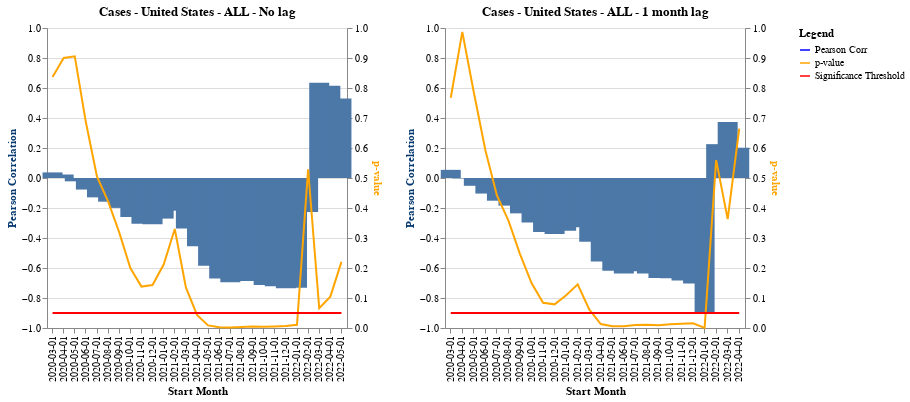

This figure's notebook cell:
### Markdown cell above
### 4.2 - New Cases / Passenger Counts, zero lag vs. one month lag

### Code cell
print('\n')
print('When correlating passenger counts with new covid cases, we see a stronger correlation when')
print('we implement a one month lag between the travel data and the covid data.')

covid_column = 'cases'
numlag = 'both'
process_loc(compiled_df, covid_column, numMonthsCutoff, numlag, 
            default_loc_code, default_loc_name, default_carrier, 
            date_from, date_to)

### Figure 1 — Vega-Lite specification as saved in the notebook (floating-point values rounded to 4 significant figures)
{"config": {"view": {"continuousWidth": 400, "continuousHeight": 300}}, "concat": [{"layer": [{"mark": {"type": "bar", "size": 20}, "encoding": {"x": {"type": "nominal", "axis": {"tickMinStep": 1}, "field": "Start Month"}, "y": {"type": "quantitative", "axis": {"title": "Pearson Correlation", "titleColor": "#063970"}, "field": "Pearson Corr", "scale": {"domain": [-1, 1]}}}}, {"mark": "line", "encoding": {"color": {"type": "nominal", "field": "key", "legend": {"title": "Legend"}, "scale": {"domain": ["Pearson Corr", "p-value", "Significance Threshold"], "range": ["blue", "orange", "red"]}}, "x": {"type": "nominal", "axis": {"tickMinStep": 1}, "field": "Start Month"}, "y": {"type": "quantitative", "axis": {"title": "p-value", "titleColor": "orange"}, "field": "value", "scale": {"domain": [0, 1]}}}, "transform": [{"fold": ["p-value", "Significance Threshold"]}]}], "data": {"name": "data-631b6122e6677764130ad4f588135c28"}, "height": 300, "resolve": {"scale": {"y": "independent"}}, "title": "Cases - United States - ALL - No lag", "width": 300}, {"layer": [{"mark": {"type": "bar", "size": 20}, "encoding": {"x": {"type": "nominal", "axis": {"tickMinStep": 1}, "field": "Start Month"}, "y": {"type": "quantitative", "axis": {"title": "Pearson Correlation", "titleColor": "#063970"}, "field": "Pearson Corr", "scale": {"domain": [-1, 1]}}}}, {"mark": "line", "encoding": {"color": {"type": "nominal", "field": "key", "legend": {"title": "Legend"}, "scale": {"domain": ["Pearson Corr", "p-value", "Significance Threshold"], "range": ["blue", "orange", "red"]}}, "x": {"type": "nominal", "axis": {"tickMinStep": 1}, "field": "Start Month"}, "y": {"type": "quantitative", "axis": {"title": "p-value", "titleColor": "orange"}, "field": "value", "scale": {"domain": [0, 1]}}}, "transform": [{"fold": ["p-value", "Significance Threshold"]}]}], "data": {"name": "data-e042d3977fcc46e89f5a1efb376b8e39"}, "height": 300, "resolve": {"scale": {"y": "independent"}}, "title": "Cases - United States - ALL - 1 month lag", "width": 300}], "$schema": "https://vega.github.io/schema/vega-lite/v4.8.1.json", "datasets": {"data-631b6122e6677764130ad4f588135c28": [{"Start Month": "2020-03-01", "Pearson Corr": 0.03732, "p-value": 0.8366, "Significance Threshold": 0.05}, {"Start Month": "2020-04-01", "Pearson Corr": 0.02315, "p-value": 0.8999, "Significance Threshold": 0.05}, {"Start Month": "2020-05-01", "Pearson Corr": -0.02219, "p-value": 0.9057, "Significance Threshold": 0.05}, {"Start Month": "2020-06-01", "Pearson Corr": -0.07706, "p-value": 0.6857, "Significance Threshold": 0.05}, {"Start Month": "2020-07-01", "Pearson Corr": -0.1291, "p-value": 0.5046, "Significance Threshold": 0.05}, {"Start Month": "2020-08-01", "Pearson Corr": -0.158, "p-value": 0.4219, "Significance Threshold": 0.05}, {"Start Month": "2020-09-01", "Pearson Corr": -0.1994, "p-value": 0.3186, "Significance Threshold": 0.05}, {"Start Month": "2020-10-01", "Pearson Corr": -0.26, "p-value": 0.1996, "Significance Threshold": 0.05}, {"Start Month": "2020-11-01", "Pearson Corr": -0.305, "p-value": 0.1381, "Significance Threshold": 0.05}, {"Start Month": "2020-12-01", "Pearson Corr": -0.3079, "p-value": 0.1432, "Significance Threshold": 0.05}, {"Start Month": "2021-01-01", "Pearson Corr": -0.2707, "p-value": 0.2116, "Significance Threshold": 0.05}, {"Start Month": "2021-02-01", "Pearson Corr": -0.2179, "p-value": 0.3301, "Significance Threshold": 0.05}, {"Start Month": "2021-03-01", "Pearson Corr": -0.3369, "p-value": 0.1354, "Significance Threshold": 0.05}, {"Start Month": "2021-04-01", "Pearson Corr": -0.4554, "p-value": 0.04364, "Significance Threshold": 0.05}, {"Start Month": "2021-05-01", "Pearson Corr": -0.5848, "p-value": 0.008544, "Significance Threshold": 0.05}, {"Start Month": "2021-06-01", "Pearson Corr": -0.6699, "p-value": 0.002352, "Significance Threshold": 0.05}, {"Start Month": "2021-07-01", "Pearson Corr": -0.6951, "p-value": 0.00195, "Significance Threshold": 0.05}, {"Start Month": "2021-08-01", "Pearson Corr": -0.6865, "p-value": 0.003314, "Significance Threshold": 0.05}, {"Start Month": "2021-09-01", "Pearson Corr": -0.6866, "p-value": 0.004695, "Significance Threshold": 0.05}, {"Start Month": "2021-10-01", "Pearson Corr": -0.7128, "p-value": 0.004216, "Significance Threshold": 0.05}, {"Start Month": "2021-11-01", "Pearson Corr": -0.7212, "p-value": 0.005401, "Significance Threshold": 0.05}, {"Start Month": "2021-12-01", "Pearson Corr": -0.7353, "p-value": 0.006435, "Significance Threshold": 0.05}, {"Start Month": "2022-01-01", "Pearson Corr": -0.7313, "p-value": 0.01054, "Significance Threshold": 0.05}, {"Start Month": "2022-02-01", "Pearson Corr": -0.2265, "p-value": 0.5292, "Significance Threshold": 0.05}, {"Start Month": "2022-03-01", "Pearson Corr": 0.6355, "p-value": 0.06589, "Significance Threshold": 0.05}, {"Start Month": "2022-04-01", "Pearson Corr": 0.6151, "p-value": 0.1046, "Significance Threshold": 0.05}, {"Start Month": "2022-05-01", "Pearson Corr": 0.5308, "p-value": 0.2202, "Significance Threshold": 0.05}], "data-e042d3977fcc46e89f5a1efb376b8e39": [{"Start Month": "2020-03-01", "Pearson Corr": 0.05438, "p-value": 0.7675, "Significance Threshold": 0.05}, {"Start Month": "2020-04-01", "Pearson Corr": -0.003034, "p-value": 0.9871, "Significance Threshold": 0.05}, {"Start Month": "2020-05-01", "Pearson Corr": -0.052, "p-value": 0.7849, "Significance Threshold": 0.05}, {"Start Month": "2020-06-01", "Pearson Corr": -0.1037, "p-value": 0.5923, "Significance Threshold": 0.05}, {"Start Month": "2020-07-01", "Pearson Corr": -0.1514, "p-value": 0.4419, "Significance Threshold": 0.05}, {"Start Month": "2020-08-01", "Pearson Corr": -0.1841, "p-value": 0.3578, "Significance Threshold": 0.05}, {"Start Month": "2020-09-01", "Pearson Corr": -0.2357, "p-value": 0.2464, "Significance Threshold": 0.05}, {"Start Month": "2020-10-01", "Pearson Corr": -0.2966, "p-value": 0.1499, "Significance Threshold": 0.05}, {"Start Month": "2020-11-01", "Pearson Corr": -0.36, "p-value": 0.08404, "Significance Threshold": 0.05}, {"Start Month": "2020-12-01", "Pearson Corr": -0.3739, "p-value": 0.07879, "Significance Threshold": 0.05}, {"Start Month": "2021-01-01", "Pearson Corr": -0.3509, "p-value": 0.1093, "Significance Threshold": 0.05}, {"Start Month": "2021-02-01", "Pearson Corr": -0.3289, "p-value": 0.1454, "Significance Threshold": 0.05}, {"Start Month": "2021-03-01", "Pearson Corr": -0.4248, "p-value": 0.06193, "Significance Threshold": 0.05}, {"Start Month": "2021-04-01", "Pearson Corr": -0.5571, "p-value": 0.01321, "Significance Threshold": 0.05}, {"Start Month": "2021-05-01", "Pearson Corr": -0.6183, "p-value": 0.006238, "Significance Threshold": 0.05}, {"Start Month": "2021-06-01", "Pearson Corr": -0.6363, "p-value": 0.006031, "Significance Threshold": 0.05}, {"Start Month": "2021-07-01", "Pearson Corr": -0.6217, "p-value": 0.01013, "Significance Threshold": 0.05}, {"Start Month": "2021-08-01", "Pearson Corr": -0.6359, "p-value": 0.01084, "Significance Threshold": 0.05}, {"Start Month": "2021-09-01", "Pearson Corr": -0.6672, "p-value": 0.009142, "Significance Threshold": 0.05}, {"Start Month": "2021-10-01", "Pearson Corr": -0.6677, "p-value": 0.01263, "Significance Threshold": 0.05}, {"Start Month": "2021-11-01", "Pearson Corr": -0.6832, "p-value": 0.01432, "Significance Threshold": 0.05}, {"Start Month": "2021-12-01", "Pearson Corr": -0.7032, "p-value": 0.01578, "Significance Threshold": 0.05}, {"Start Month": "2022-01-01", "Pearson Corr": -0.8955, "p-value": 0.0004599, "Significance Threshold": 0.05}, {"Start Month": "2022-02-01", "Pearson Corr": 0.2256, "p-value": 0.5595, "Significance Threshold": 0.05}, {"Start Month": "2022-03-01", "Pearson Corr": 0.373, "p-value": 0.3628, "Significance Threshold": 0.05}, {"Start Month": "2022-04-01", "Pearson Corr": 0.2019, "p-value": 0.6642, "Significance Threshold": 0.05}]}}
